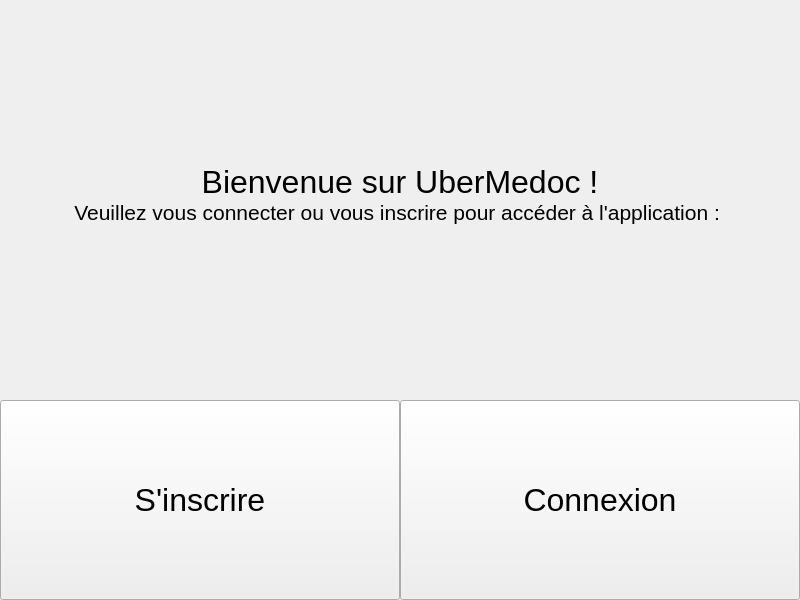
<?xml version="1.0" encoding="UTF-8"?>
<ui version="4.0">
 <class>MainWindow</class>
 <widget class="QMainWindow" name="MainWindow">
  <property name="geometry">
   <rect>
    <x>0</x>
    <y>0</y>
    <width>800</width>
    <height>600</height>
   </rect>
  </property>
  <property name="windowTitle">
   <string>MainWindow</string>
  </property>
  <widget class="QWidget" name="centralwidget">
   <layout class="QVBoxLayout" name="verticalLayout">
    <property name="spacing">
     <number>0</number>
    </property>
    <property name="leftMargin">
     <number>0</number>
    </property>
    <property name="topMargin">
     <number>0</number>
    </property>
    <property name="rightMargin">
     <number>0</number>
    </property>
    <property name="bottomMargin">
     <number>0</number>
    </property>
    <item>
     <widget class="QLabel" name="label">
      <property name="font">
       <font>
        <pointsize>24</pointsize>
       </font>
      </property>
      <property name="text">
       <string>Bienvenue sur UberMedoc !</string>
      </property>
      <property name="alignment">
       <set>Qt::AlignBottom|Qt::AlignHCenter</set>
      </property>
     </widget>
    </item>
    <item>
     <widget class="QLabel" name="label_2">
      <property name="font">
       <font>
        <pointsize>16</pointsize>
       </font>
      </property>
      <property name="text">
       <string>Veuillez vous connecter ou vous inscrire pour accéder à l'application : </string>
      </property>
      <property name="alignment">
       <set>Qt::AlignHCenter|Qt::AlignTop</set>
      </property>
     </widget>
    </item>
    <item>
     <layout class="QHBoxLayout" name="horizontalLayout">
      <property name="spacing">
       <number>0</number>
      </property>
      <item>
       <widget class="QPushButton" name="btnInscrire">
        <property name="sizePolicy">
         <sizepolicy hsizetype="Minimum" vsizetype="Preferred">
          <horstretch>0</horstretch>
          <verstretch>0</verstretch>
         </sizepolicy>
        </property>
        <property name="font">
         <font>
          <pointsize>24</pointsize>
         </font>
        </property>
        <property name="text">
         <string>S'inscrire</string>
        </property>
       </widget>
      </item>
      <item>
       <widget class="QPushButton" name="btnConnexion">
        <property name="sizePolicy">
         <sizepolicy hsizetype="Minimum" vsizetype="Preferred">
          <horstretch>0</horstretch>
          <verstretch>0</verstretch>
         </sizepolicy>
        </property>
        <property name="font">
         <font>
          <pointsize>24</pointsize>
         </font>
        </property>
        <property name="text">
         <string>Connexion</string>
        </property>
       </widget>
      </item>
     </layout>
    </item>
   </layout>
  </widget>
 </widget>
 <resources/>
 <connections/>
</ui>
